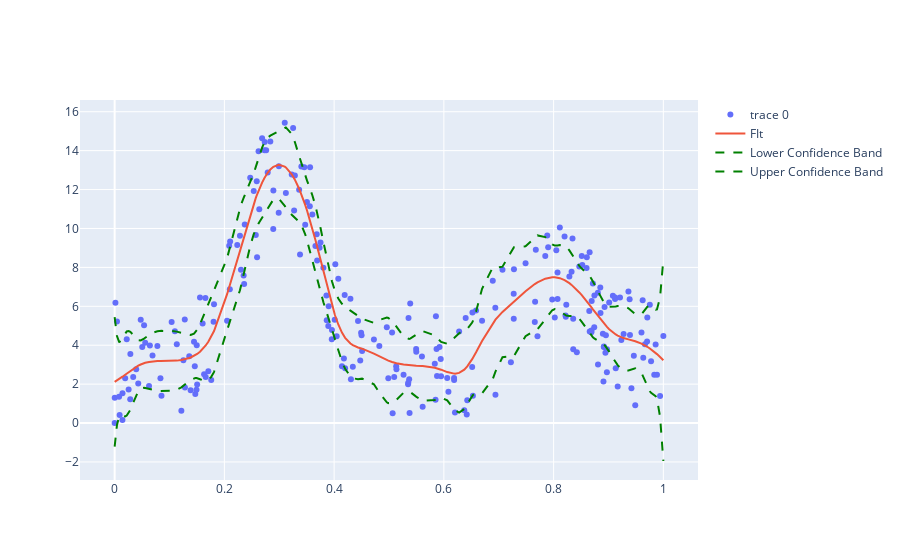

The cell this chart's notebook holds for it:
### Code cell
fig = go.Figure()
fig.add_trace(go.Scatter(x=x, y=y, mode="markers"))
fig.add_trace(go.Scatter(x=x, y=M.basis @M.coef_, mode="lines", name="FIt"))
M.plot_confidence_intervals(X=x.reshape(-1,1), y=y, fig=fig)

### Figure 1 — Plotly figure (JSON) as saved in the notebook; plotly's stock layout.template omitted (floating-point values rounded to 4 significant figures; data arrays with more than 128 entries replaced by an {"elided": "..."} marker saying what was removed)
{"data": [{"mode": "markers", "type": "scatter", "x": {"elided": "250 float values"}, "y": {"elided": "250 float values"}}, {"mode": "lines", "name": "FIt", "type": "scatter", "x": {"elided": "250 float values"}, "y": {"elided": "250 float values"}}, {"line": {"color": "green", "dash": "dash"}, "mode": "lines", "name": "Lower Confidence Band", "type": "scatter", "x": {"elided": "250 float values"}, "y": {"elided": "250 float values"}}, {"line": {"color": "green", "dash": "dash"}, "mode": "lines", "name": "Upper Confidence Band", "type": "scatter", "x": {"elided": "250 float values"}, "y": {"elided": "250 float values"}}], "layout": {"autosize": true, "xaxis": {"autorange": true, "range": [-0.05861, 1.059], "type": "linear"}, "yaxis": {"autorange": true, "range": [-2.931, 16.69], "type": "linear"}}}
